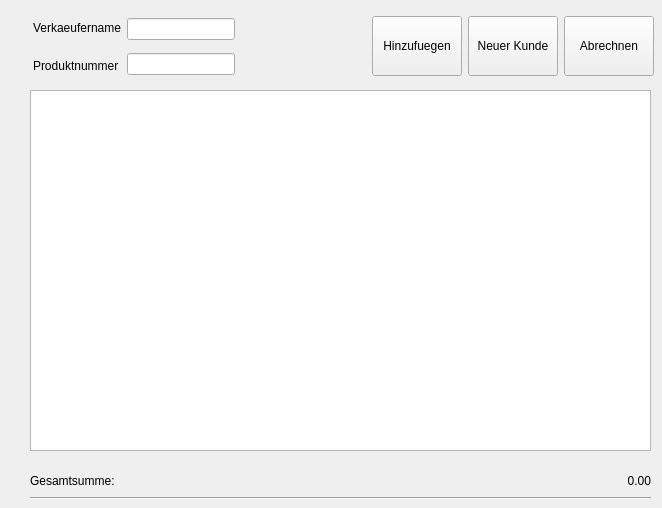
<?xml version="1.0" encoding="UTF-8"?>
<ui version="4.0">
 <class>fakeUI</class>
 <widget class="QWidget" name="fakeUI">
  <property name="geometry">
   <rect>
    <x>0</x>
    <y>0</y>
    <width>662</width>
    <height>508</height>
   </rect>
  </property>
  <property name="windowTitle">
   <string>Form</string>
  </property>
  <widget class="QWidget" name="layoutWidget">
   <property name="geometry">
    <rect>
     <x>33</x>
     <y>11</y>
     <width>621</width>
     <height>71</height>
    </rect>
   </property>
   <layout class="QHBoxLayout" name="horizontalLayout_3">
    <item>
     <layout class="QHBoxLayout" name="horizontalLayout_2">
      <item>
       <layout class="QVBoxLayout" name="verticalLayout_3">
        <item>
         <widget class="QLabel" name="SellerNameLabel">
          <property name="text">
           <string>Verkaeufername</string>
          </property>
         </widget>
        </item>
        <item>
         <widget class="QLabel" name="ItemIDLabel">
          <property name="text">
           <string>Produktnummer</string>
          </property>
         </widget>
        </item>
       </layout>
      </item>
      <item>
       <layout class="QVBoxLayout" name="verticalLayout_2">
        <item>
         <widget class="QLineEdit" name="SellerNameField"/>
        </item>
        <item>
         <widget class="QLineEdit" name="ProductIDField"/>
        </item>
       </layout>
      </item>
     </layout>
    </item>
    <item>
     <spacer name="horizontalSpacer">
      <property name="orientation">
       <enum>Qt::Horizontal</enum>
      </property>
      <property name="sizeType">
       <enum>QSizePolicy::MinimumExpanding</enum>
      </property>
      <property name="sizeHint" stdset="0">
       <size>
        <width>30</width>
        <height>20</height>
       </size>
      </property>
     </spacer>
    </item>
    <item>
     <layout class="QHBoxLayout" name="horizontalLayout_4">
      <property name="sizeConstraint">
       <enum>QLayout::SetFixedSize</enum>
      </property>
      <item>
       <widget class="QPushButton" name="AddProductBtn">
        <property name="minimumSize">
         <size>
          <width>90</width>
          <height>60</height>
         </size>
        </property>
        <property name="text">
         <string>Hinzufuegen</string>
        </property>
       </widget>
      </item>
      <item>
       <widget class="QPushButton" name="newCustomerBtn">
        <property name="minimumSize">
         <size>
          <width>90</width>
          <height>60</height>
         </size>
        </property>
        <property name="text">
         <string>Neuer Kunde</string>
        </property>
       </widget>
      </item>
      <item>
       <widget class="QPushButton" name="CalculateBtn">
        <property name="minimumSize">
         <size>
          <width>90</width>
          <height>60</height>
         </size>
        </property>
        <property name="text">
         <string>Abrechnen</string>
        </property>
       </widget>
      </item>
     </layout>
    </item>
   </layout>
  </widget>
  <widget class="QWidget" name="layoutWidget_2">
   <property name="geometry">
    <rect>
     <x>30</x>
     <y>470</y>
     <width>621</width>
     <height>30</height>
    </rect>
   </property>
   <layout class="QVBoxLayout" name="verticalLayout">
    <item>
     <layout class="QHBoxLayout" name="horizontalLayout">
      <property name="spacing">
       <number>3</number>
      </property>
      <item>
       <widget class="QLabel" name="SumLabel">
        <property name="text">
         <string>Gesamtsumme:</string>
        </property>
       </widget>
      </item>
      <item>
       <widget class="QLabel" name="CalculatedSumLabel">
        <property name="text">
         <string>0.00</string>
        </property>
        <property name="alignment">
         <set>Qt::AlignRight|Qt::AlignTrailing|Qt::AlignVCenter</set>
        </property>
       </widget>
      </item>
     </layout>
    </item>
    <item>
     <widget class="Line" name="line">
      <property name="orientation">
       <enum>Qt::Horizontal</enum>
      </property>
     </widget>
    </item>
   </layout>
  </widget>
  <widget class="QListView" name="listView">
   <property name="geometry">
    <rect>
     <x>30</x>
     <y>90</y>
     <width>621</width>
     <height>361</height>
    </rect>
   </property>
  </widget>
 </widget>
 <resources/>
 <connections/>
</ui>
